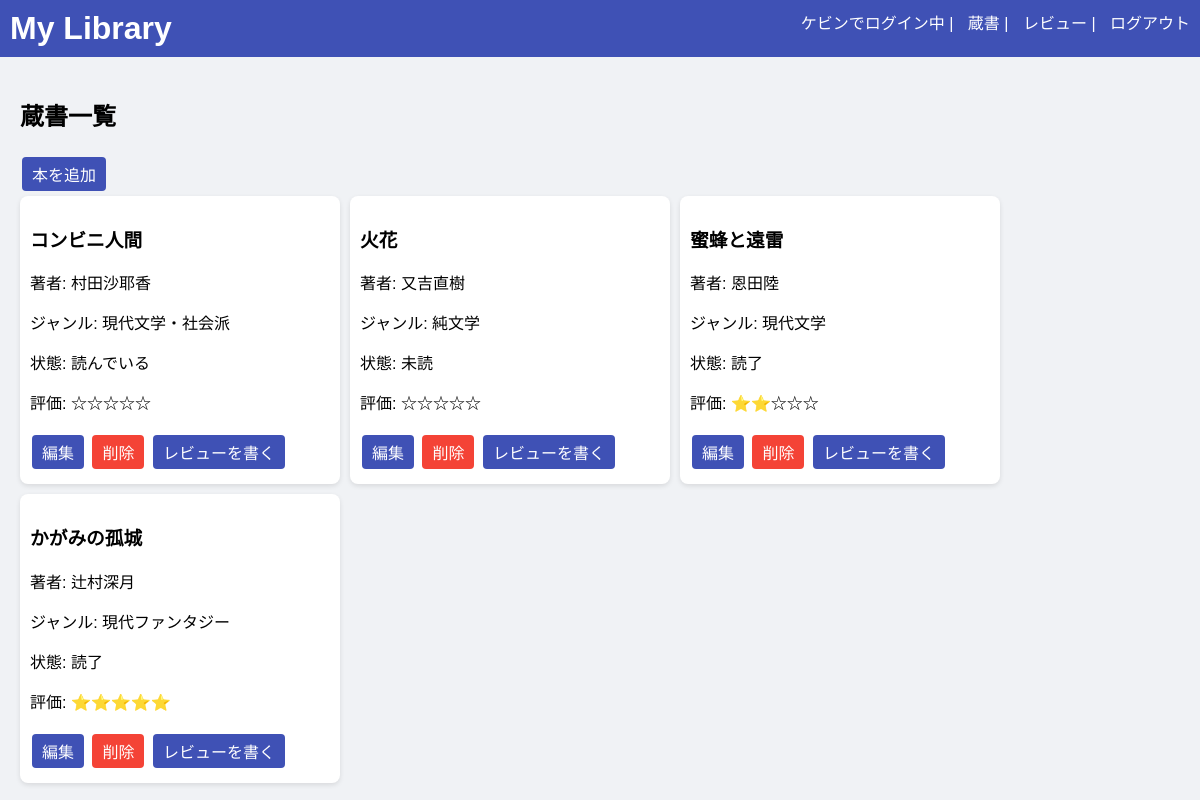
Page /books (signed in) on the committed database.
### models.py (models this page shows)
class Book(db.Model):
    id = db.Column(db.Integer, primary_key=True)
    title = db.Column(db.String(200), nullable=False)
    author = db.Column(db.String(100), nullable=False)
    genre = db.Column(db.String(50))
    status = db.Column(db.String(20))
    rating = db.Column(db.Integer, default=0)
    user_id = db.Column(db.Integer, db.ForeignKey('user.id'), nullable=False)
    reviews = db.relationship('Review', backref='book', lazy=True)

### app.py (the view)
@app.route('/books')
def books_page():
    if 'user_id' not in session:
        return redirect(url_for('login'))
    books = Book.query.filter_by(user_id=session['user_id']).all()
    return render_template('books.html', books=books)

### templates/books.html (shortened to what this page needs)
{% extends "base.html" %}
{% block content %}
<h2>蔵書一覧</h2>
<a class="btn" href="{{ url_for('add_book') }}">本を追加</a>
<div class="card-container">
{% for book in books %}
<div class="card">
    <h3>{{ book.title }}</h3>
    <p>著者: {{ book.author }}</p>
    <p>ジャンル: {{ book.genre or "未設定" }}</p>
    <p>状態: {{ book.status }}</p>
    <p>評価: {{ '⭐'*book.rating }}{{ '☆'*(5-book.rating) }}</p>
    <a class="btn" href="{{ url_for('edit_book', book_id=book.id) }}">編集</a>
    <a class="btn delete" href="{{ url_for('delete_book', book_id=book.id) }}" onclick="return confirm('削除しますか？')">削除</a>
    <a class="btn" href="{{ url_for('add_review', book_id=book.id) }}">レビューを書く</a>
</div>
{% endfor %}
</div>
{% endblock %}

### static/style.css (style rules this page uses)
body { font-family: Arial, sans-serif; margin: 0; padding: 0; background: #f0f2f5; }
.card-container { display: flex; flex-wrap: wrap; gap: 10px; }
.card { background: white; border-radius: 8px; padding: 10px; width: 300px; box-shadow: 0 2px 5px rgba(0,0,0,0.1); }
.btn { display: inline-block; padding: 5px 10px; margin: 5px 2px; background: #3f51b5; color: white; border-radius: 4px; text-decoration: none; }
.btn.delete { background: #f44336; }

### rows in the picture
Book: title "コンビニ人間", author "村田沙耶香", genre "現代文学・社会派", status "読んでいる", rating "☆☆☆☆☆"
Book: title "火花", author "又吉直樹", genre "純文学", status "未読", rating "☆☆☆☆☆"
Book: title "蜜蜂と遠雷", author "恩田陸", genre "現代文学", status "読了", rating "⭐⭐", rating "☆☆☆"
Book: title "かがみの孤城", author "辻村深月", genre "現代ファンタジー", status "読了", rating "⭐⭐⭐⭐⭐"

### other values in the picture
{{ session['username'] }} "ケビン"
